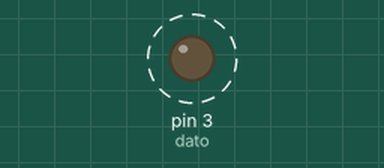
A sketch run on a simulated Arduino Uno, built with avr-gcc and run on an emulated ATmega328P. Parts: output pins drawn as LEDs (lit = HIGH). Dashed ring = blinking. Pins used as bus, display or sensor lines are not drawn.

Above: at 0.5 s.
Timing chart, 0 to 4.6 s (numbered marks = the images above):
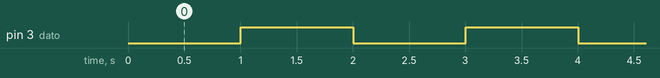

The sketch:

Transmisor.ino
```cpp
const int clk =  2;
int estadoCLK = LOW;
long tiempoPasadoClk = 0;
long duty = 500;


const int dato =  3;
int estadoDato = LOW;
long tiempoPasadoDato = 0;
long intervaloDato = 1000;


void setup() {
  pinMode(clk, OUTPUT);
  pinMode(dato, OUTPUT);
}

void loop(){
  Reloj();
  Data();
}


void Reloj(){
unsigned long tiempoActual = millis();
  if(tiempoActual - tiempoPasadoClk > duty) {
    tiempoPasadoClk = tiempoActual;
    if (estadoCLK == LOW){
      estadoCLK = HIGH;
    }
    else{
      estadoCLK = LOW;
    }
    digitalWrite(clk, estadoCLK);
  }
}


void Data(){
unsigned long tiempoActual = millis();
  if(tiempoActual - tiempoPasadoDato > intervaloDato) {
    tiempoPasadoDato = tiempoActual;
    if (estadoDato == LOW){
      estadoDato = HIGH;
      }
    else{
      estadoDato = LOW;
      }
    digitalWrite(dato, estadoDato);
  }
}
```

Measured:
- by itself, pin 3 (dato): alternates HIGH for 1.0 s and LOW for 1.0 s
